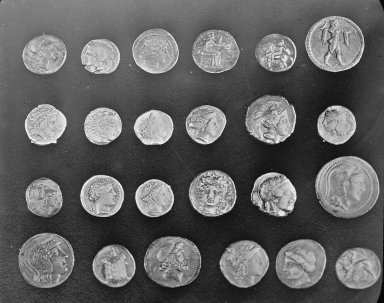
#> input picture skimage.data.coins(), 384 x 303 px
$ jupyter execute '7. Segmentácia obrazu prahovaním.ipynb'   (older library calls are emulated)
#> lines starting #> are read from the running program, lines starting #| are printed output that depends on the picture; after the words box and inside, x2 and y2 are one past the last pixel; in counts of white or black regions, pixels touching at a corner belong together; long printed decimals are rounded
# 7. Segmentácia obrazu prahovaním

[cell 1]
import numpy as np
from skimage import data, filters, io, color
import matplotlib.pyplot as plt
from skimage.morphology import disk

[cell 2]
plt.rcParams['text.color'] = 'w'
plt.rcParams['xtick.color'] = 'w'
plt.rcParams['ytick.color'] = 'w'
plt.rcParams['axes.labelcolor'] = 'w'

[cell 3]
I = data.coins()
#> I is the input picture: shape (303, 384); min 1, max 252, mean 96.9
I = I[75:,:]
#> I: shape (228, 384)
plt.figure(figsize=(15, 10))
plt.subplot(121)
plt.imshow(I,cmap='gray')
plt.subplot(122)
seg_I = I > 105
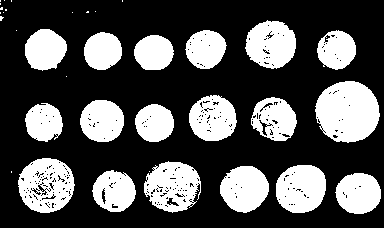
#> seg_I: shape (228, 384) bool; 32.3% white; 35 white regions (17 under 20 px), largest, box (x1, y1, x2, y2) and area: (315, 81, 380, 143) 3076, (18, 158, 75, 213) 2165, (144, 161, 201, 213) 2010
plt.imshow(seg_I)

[cell 4]
plt.figure(figsize=(15, 10))
ax1  = plt.subplot(111)
plt.hist(I.ravel(), bins=256, histtype='bar', color='blue')
ax1.axvline(105, color='r')

plt.title("Jasovy histogram")
plt.xlabel("Pixel intensity")
plt.ylabel("Pixel count ")
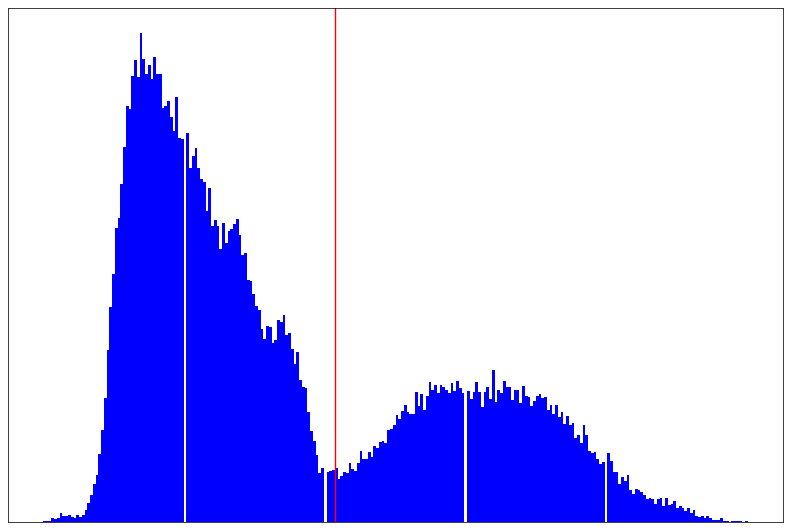
#> figure drawn by matplotlib, 1 panel; tallest bar 1248 high, from x = 35.32 to 36.3

[cell 5]
mean_object_intensity = np.mean(I[seg_I])
#> mean_object_intensity = 160.5
mean_background_intensity = np.mean(I[seg_I==0])
#> mean_background_intensity = 54.82

threshold = 120

[cell 6]
counter = 0

while True:
    background  = I < threshold
    obj = I >= threshold

    mean_object_intensity = np.mean(I[obj])
    mean_background_intensity = np.mean(I[background])

    new_threshold = (mean_object_intensity + mean_background_intensity)/2
    #new_threshold = (mean_object_intensity*1.25 + mean_background_intensity*0.75)/2

    if np.abs(threshold - new_threshold) < 0.1:
        break
    counter = counter + 1
    threshold = new_threshold
#> this loop made 4 passes
#> (mean_object_intensity, mean_background_intensity, new_threshold, threshold) on passes 1 to 3: (164.2, 56.79, 110.5, 110.5), (161.7, 55.37, 108.5, 108.5), (161.1, 55.12, 108.1, 108.1)
#> (mean_object_intensity, mean_background_intensity, new_threshold) on pass 4: (161.1, 55.12, 108.1)
#> pass 1, `background  = I < threshold`:
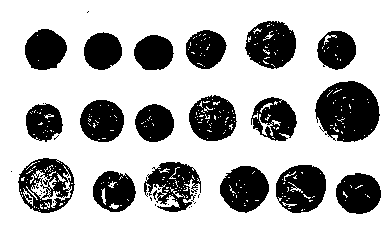
#> background: shape (228, 384) bool; 70.1% white; 37 black regions (19 under 20 px), largest, box (x1, y1, x2, y2) and area: (315, 81, 380, 142) 2940, (276, 165, 326, 213) 1779, (245, 21, 296, 69) 1751
#> after the loop, counter = 3
print("Converged to optimal threshold in {} iteration with threshold: {}".format(counter,threshold))
#| Converged to optimal threshold in 3 iteration with threshold: 108.136

[cell 7]
plt.figure(figsize=(15,10))
plt.subplot(121)
plt.imshow(I>threshold)
plt.subplot(122)
plt.imshow(I * (I>threshold),cmap='gray')

## Nerovnormerne osvetlenie

[cell 8]
I2 = data.page()
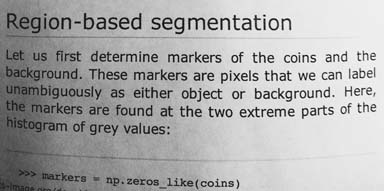
#> input picture skimage.data.page(), 384 x 191 px
#> I2 is the input picture: shape (191, 384); min 0, max 255, mean 171.5
plt.figure(figsize=(15, 10))
plt.subplot(211)
plt.imshow(I2,cmap='gray')
plt.subplot(212)
plt.imshow(I2<120)

## Ukazka co ponuka skimage

[cell 9]
fig, ax = filters.try_all_threshold(I2, figsize=(16, 20), verbose=False)
plt.show()

[cell 10]
s_elem = disk(20)

I2_float = I2/255
I_filt  = filters.rank.mean(I2_float,selem=s_elem)/255
plt.figure(figsize=(15,10))
plt.subplot(121)
plt.imshow(I2_float)
plt.subplot(122)
plt.imshow((I2_float -I_filt))
im_t1 = (I2_float - I_filt) < 0.0
#> im_t1: shape (191, 384) bool; 21.3% white in thin lines or dots
im_t2 = (I2_float - I_filt) < -0.05
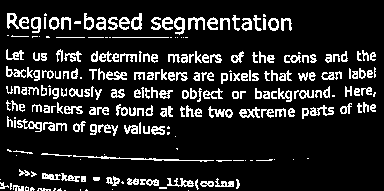
#> im_t2: shape (191, 384) bool; 14.2% white in thin lines or dots
plt.figure(figsize=(15,10))
plt.subplot(121)
plt.imshow(im_t1)
plt.subplot(122)
plt.imshow(im_t2)

[cell 11]
I3 =data.immunohistochemistry()
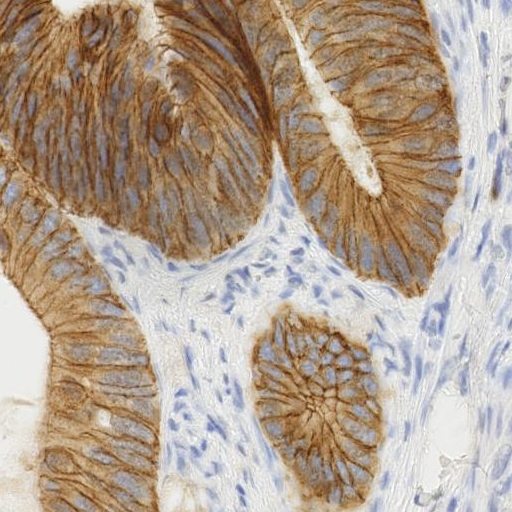
#> input picture skimage.data.immunohistochemistry(), 512 x 512 px
#> I3 is the input picture: shape (512, 512, 3); mean R, G, B 177.3, 159.8, 144

plt.figure(figsize=(15, 10))
plt.subplot(221)
plt.imshow(I3)
plt.subplot(222)
plt.imshow(I3[:,:,0],cmap='gray')
plt.title('R')
plt.subplot(223)
plt.imshow(I3[:,:,1],cmap='gray')
plt.title('G')
plt.subplot(224)
plt.imshow(I3[:,:,2],cmap='gray')
plt.title('B')

[cell 12]
plt.figure(figsize=(15, 10))
plt.subplot(221)
plt.imshow(I3)

plt.subplot(222)
t_R =I3[:,:,0]<200
#> t_R: shape (512, 512) bool; 66.4% white; 600 black regions (548 under 20 px), largest, box (x1, y1, x2, y2) and area: (107, 0, 512, 512) 69174, (0, 262, 58, 512) 9450, (274, 0, 382, 196) 3508
plt.imshow(t_R)
plt.title('R')

plt.subplot(223)
t_G = I3[:,:,1]<185
#> t_G: shape (512, 512) bool; 63.7% white; 237 black regions (222 under 20 px), largest, box (x1, y1, x2, y2) and area: (66, 0, 512, 512) 80457, (0, 262, 50, 512) 9194, (275, 0, 381, 195) 3321
plt.imshow(t_G)
plt.title('G')

plt.subplot(224)
t_B = I3[:,:,2]<160
#> t_B: shape (512, 512) bool; 57.8% white; 255 black regions (194 under 20 px), largest, box (x1, y1, x2, y2) and area: (66, 0, 512, 512) 92870, (0, 262, 50, 512) 9216, (283, 16, 381, 195) 3270
plt.imshow(t_B)
plt.title('B')


plt.figure()
mask = np.logical_and(np.logical_and(t_R,t_G),t_B)
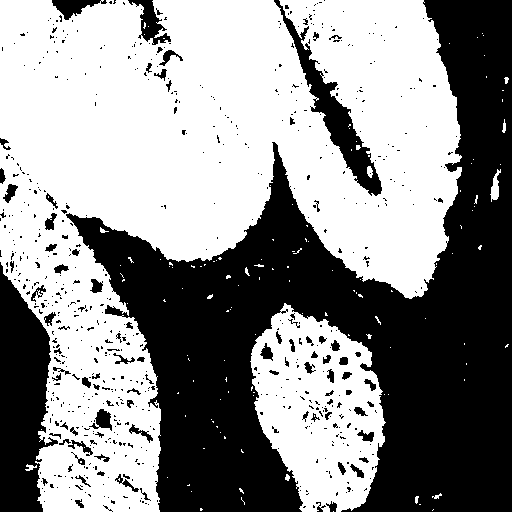
#> mask: shape (512, 512) bool; 56.3% white; 661 black regions (572 under 20 px), largest, box (x1, y1, x2, y2) and area: (66, 0, 512, 512) 93557, (0, 262, 58, 512) 9479, (274, 0, 382, 196) 3622
plt.imshow(mask)
plt.title('Result mask')

#  The CIELAB color space
(also known as CIE L*a*b* or sometimes incorrectly abbreviated as simply "Lab" color space) is a color space defined by the International Commission on Illumination (CIE) in 1976. It expresses color as three values: L* for the lightness from black (0) to white (100), a* from green (−) to red (+), and b* from blue (−) to yellow (+). CIELAB was designed so that the same amount of numerical change in these values corresponds to roughly the same amount of visually perceived change.

[cell 13]
from skimage import color
I3_lab = color.rgb2lab(I3)
#> I3_lab: shape (512, 512, 3) float64; mean of channels 0, 1, 2 66.6, 4.8, 11.3
plt.figure(figsize=(15, 10))

plt.subplot(221)
plt.imshow(I3)
plt.subplot(222)
plt.imshow(I3_lab[:,:,0],cmap='gray')
plt.title('L')
plt.subplot(223)
plt.imshow(I3_lab[:,:,1],cmap='gray')
plt.title('a')
plt.subplot(224)
plt.imshow(I3_lab[:,:,2],cmap='gray')
plt.title('b')

# D.U odsegmentovat obrazok v CIELAbe a dokoncit cvicenie podla knihy

[cell 14]
image = io.imread("fabric.png")[41:440,121:520,:]
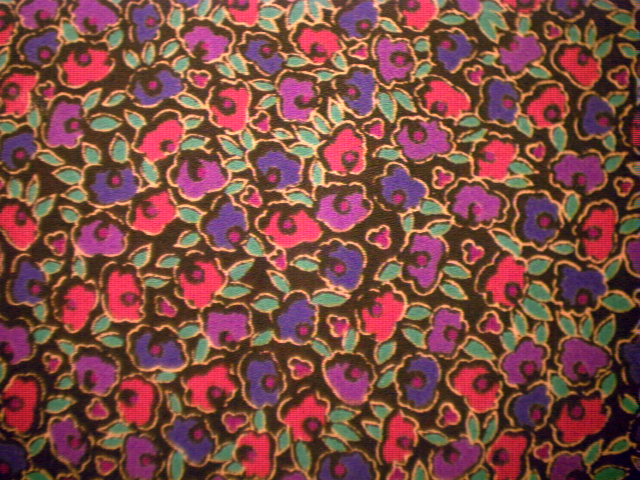
#> input picture exercises/fabric.png, 640 x 480 px
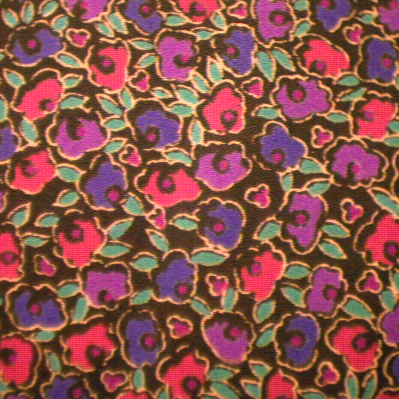
#> image: shape (399, 399, 3); mean R, G, B 139.9, 84.5, 76.6
lab_image = color.rgb2lab(image)
#> lab_image: shape (399, 399, 3) float64; mean of channels 0, 1, 2 42.5, 21.3, 15.6

plt.figure()

plt.imshow(image)
plt.figure()
plt.imshow(lab_image[:,:,0], cmap = 'gray')
plt.figure()
plt.imshow(lab_image[:,:,1], cmap = 'gray')
plt.figure()
plt.imshow(lab_image[:,:,2], cmap = 'gray')
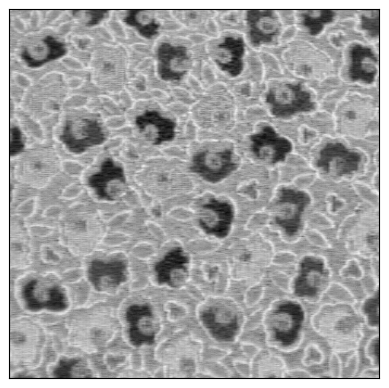
#> figure drawn by matplotlib, 1 panel

[cell 15]
plt.figure()
rgb_image_red = np.zeros((image.shape[0], image.shape[1], 3))
val = -19
step = 2
rgb_image_red = np.zeros((image.shape[0], image.shape[1], 3))
rgb_image_red[:,:,0] = lab_image[:,:,1] > 0.89 * np.max(lab_image[:,:,1])
#> rgb_image_red: shape (399, 399, 3) float64; mean of channels 0, 1, 2 0.0291, 0, 0

plt.figure()
plt.imshow(rgb_image_red)

[cell 16]
rgb_image_viol = np.zeros((image.shape[0], image.shape[1], 3))
rgb_image_viol[:,:,0] = np.logical_and ( np.logical_and(lab_image[:,:,2] > val - step, lab_image[:,:,2] < val + step ), lab_image[:,:,1] > 0.5 * np.max (lab_image[:,:,1]) )
#> rgb_image_viol: shape (399, 399, 3) float64; mean of channels 0, 1, 2 0.0152, 0, 0
rgb_image_viol[:,:,2] = rgb_image_viol[:,:,0]
#> rgb_image_viol: shape (399, 399, 3) float64; mean of channels 0, 1, 2 0.0152, 0, 0.0152

plt.figure()
plt.imshow(rgb_image_viol)

[cell 17]
rgb_image_yel = np.zeros((image.shape[0], image.shape[1], 3))
rgb_image_yel[:,:,0] = lab_image[:,:,2] > 0.55 * np.max(lab_image[:,:,2])
#> rgb_image_yel: shape (399, 399, 3) float64; mean of channels 0, 1, 2 0.11, 0, 0
rgb_image_yel[:,:,1] = rgb_image_yel[:,:,0]
#> rgb_image_yel: shape (399, 399, 3) float64; mean of channels 0, 1, 2 0.11, 0.11, 0

plt.figure()
plt.imshow(rgb_image_yel)

[cell 18]
rgb_image_green = np.zeros((image.shape[0], image.shape[1], 3))
rgb_image_green[:,:,1] = lab_image[:,:,1] < 0.05 * np.max(lab_image[:,:,1])
#> rgb_image_green: shape (399, 399, 3) float64; mean of channels 0, 1, 2 0, 0.132, 0

plt.figure()
plt.imshow(rgb_image_green)
